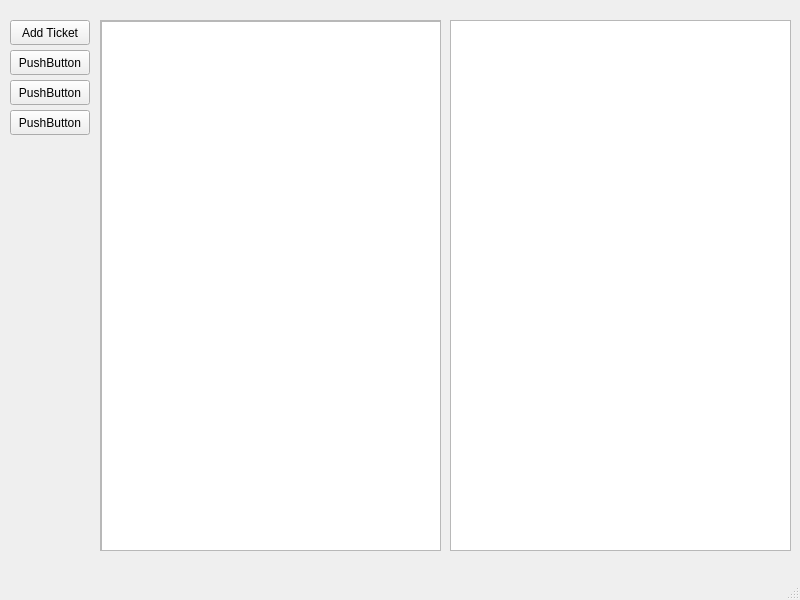
<?xml version="1.0" encoding="UTF-8"?>
<ui version="4.0">
 <class>MainWindow</class>
 <widget class="QMainWindow" name="MainWindow">
  <property name="geometry">
   <rect>
    <x>0</x>
    <y>0</y>
    <width>800</width>
    <height>600</height>
   </rect>
  </property>
  <property name="windowTitle">
   <string>MainWindow</string>
  </property>
  <widget class="QWidget" name="centralwidget">
   <widget class="QPushButton" name="pushButton">
    <property name="geometry">
     <rect>
      <x>10</x>
      <y>20</y>
      <width>80</width>
      <height>25</height>
     </rect>
    </property>
    <property name="text">
     <string>Add Ticket</string>
    </property>
   </widget>
   <widget class="QPushButton" name="pushButton_2">
    <property name="geometry">
     <rect>
      <x>10</x>
      <y>50</y>
      <width>80</width>
      <height>25</height>
     </rect>
    </property>
    <property name="text">
     <string>PushButton</string>
    </property>
   </widget>
   <widget class="QPushButton" name="pushButton_3">
    <property name="geometry">
     <rect>
      <x>10</x>
      <y>80</y>
      <width>80</width>
      <height>25</height>
     </rect>
    </property>
    <property name="text">
     <string>PushButton</string>
    </property>
   </widget>
   <widget class="QPushButton" name="pushButton_4">
    <property name="geometry">
     <rect>
      <x>10</x>
      <y>110</y>
      <width>80</width>
      <height>25</height>
     </rect>
    </property>
    <property name="text">
     <string>PushButton</string>
    </property>
   </widget>
   <widget class="QScrollArea" name="scrollArea">
    <property name="geometry">
     <rect>
      <x>100</x>
      <y>20</y>
      <width>341</width>
      <height>531</height>
     </rect>
    </property>
    <property name="widgetResizable">
     <bool>true</bool>
    </property>
    <widget class="QWidget" name="scrollAreaWidgetContents">
     <property name="geometry">
      <rect>
       <x>0</x>
       <y>0</y>
       <width>339</width>
       <height>529</height>
      </rect>
     </property>
     <widget class="QTableWidget" name="tableWidget">
      <property name="geometry">
       <rect>
        <x>0</x>
        <y>0</y>
        <width>341</width>
        <height>531</height>
       </rect>
      </property>
     </widget>
    </widget>
   </widget>
   <widget class="QColumnView" name="columnView">
    <property name="geometry">
     <rect>
      <x>450</x>
      <y>20</y>
      <width>341</width>
      <height>531</height>
     </rect>
    </property>
   </widget>
  </widget>
  <widget class="QMenuBar" name="menubar">
   <property name="geometry">
    <rect>
     <x>0</x>
     <y>0</y>
     <width>800</width>
     <height>22</height>
    </rect>
   </property>
  </widget>
  <widget class="QStatusBar" name="statusbar"/>
 </widget>
 <resources/>
 <connections/>
</ui>
